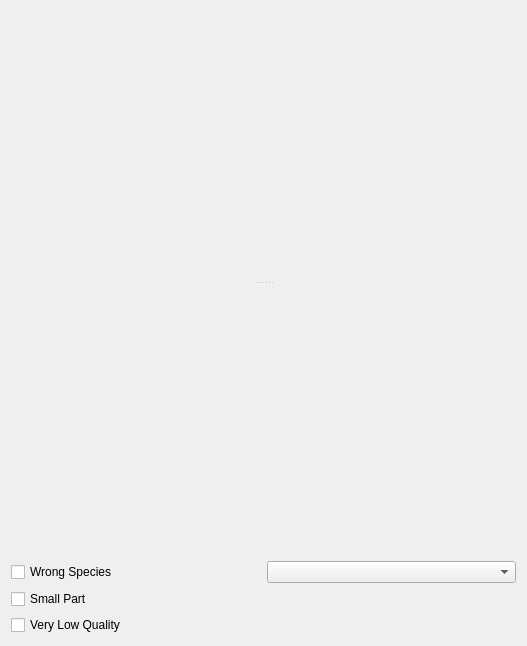
<?xml version="1.0" encoding="UTF-8"?>
<ui version="4.0">
 <class>SelectionDetailsView</class>
 <widget class="QWidget" name="SelectionDetailsView">
  <property name="geometry">
   <rect>
    <x>0</x>
    <y>0</y>
    <width>527</width>
    <height>646</height>
   </rect>
  </property>
  <property name="windowTitle">
   <string>Form</string>
  </property>
  <layout class="QGridLayout" name="gridLayout">
   <item row="0" column="0" colspan="2">
    <widget class="QSplitter" name="splitter">
     <property name="orientation">
      <enum>Qt::Vertical</enum>
     </property>
     <widget class="SelectionCropView" name="selectionCropView" native="true"/>
     <widget class="MaskView" name="selectionMaskView" native="true"/>
    </widget>
   </item>
   <item row="1" column="0">
    <widget class="QCheckBox" name="checkWrongSpecies">
     <property name="text">
      <string>Wrong Species</string>
     </property>
    </widget>
   </item>
   <item row="1" column="1">
    <widget class="QComboBox" name="speciesComboBox"/>
   </item>
   <item row="2" column="0">
    <widget class="QCheckBox" name="checkSmallPart">
     <property name="text">
      <string>Small Part</string>
     </property>
    </widget>
   </item>
   <item row="3" column="0">
    <widget class="QCheckBox" name="checkVeryLowQuality">
     <property name="text">
      <string>Very Low Quality</string>
     </property>
    </widget>
   </item>
  </layout>
 </widget>
 <customwidgets>
  <customwidget>
   <class>SelectionCropView</class>
   <extends>QWidget</extends>
   <header>selectioncropview.h</header>
   <container>1</container>
  </customwidget>
  <customwidget>
   <class>MaskView</class>
   <extends>QWidget</extends>
   <header>maskview.h</header>
   <container>1</container>
  </customwidget>
 </customwidgets>
 <resources/>
 <connections/>
</ui>
